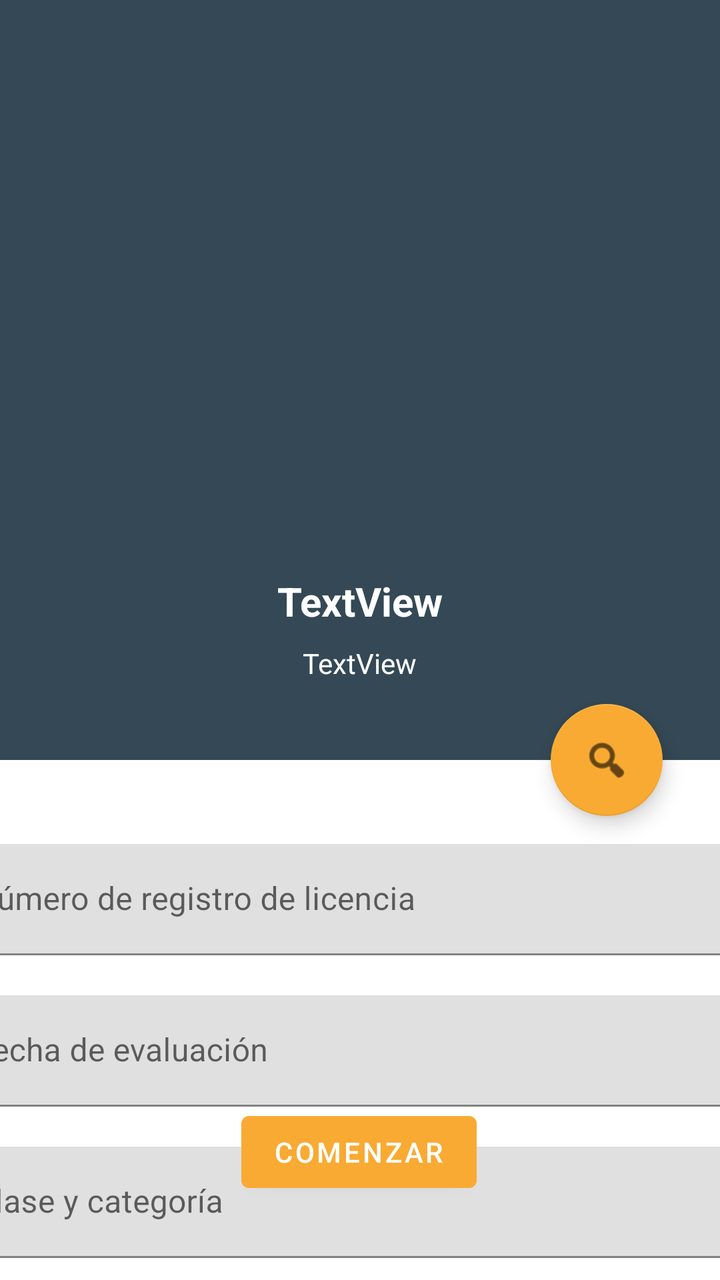
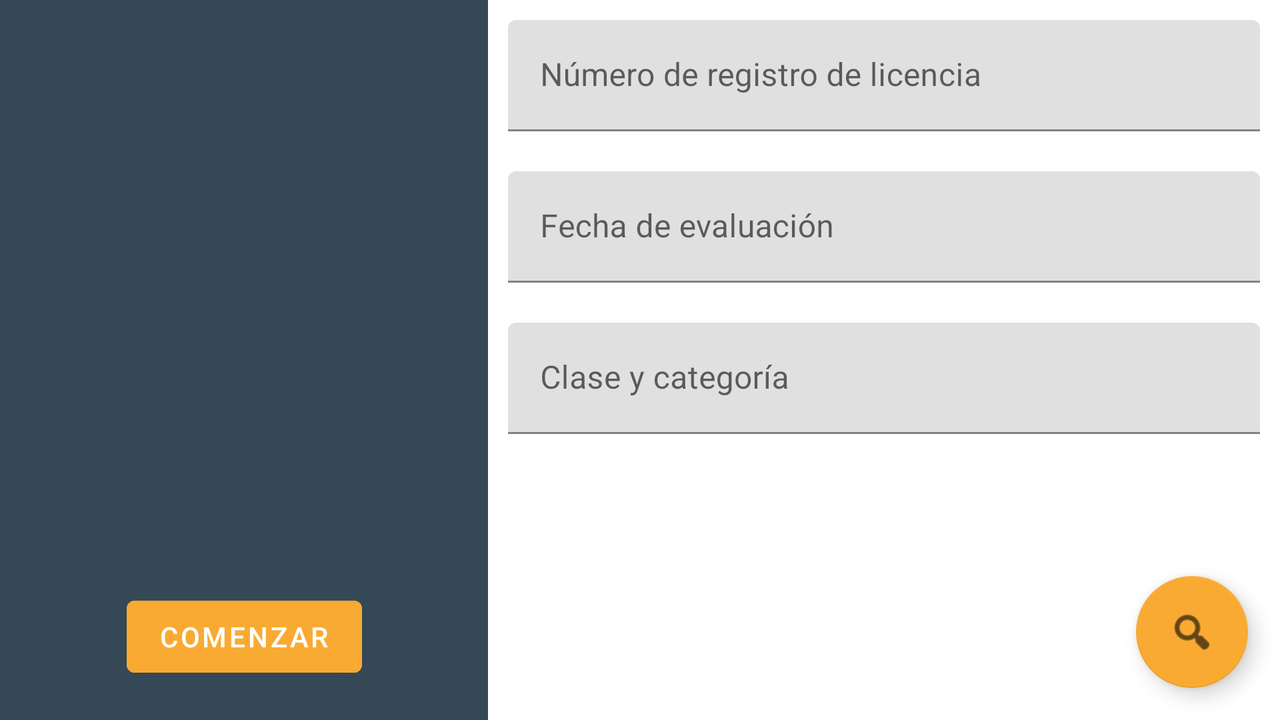

First picture: res/layout/ on a phone held upright. Second picture: the repository's own variant of that layout, on a device whose configuration matches the variant's folder. Source for both follows.
<!-- AndroidManifest.xml: application theme Theme.AMISVP -->
<!-- res/layout/activity_candidate.xml -->
<?xml version="1.0" encoding="utf-8"?>
<androidx.constraintlayout.widget.ConstraintLayout xmlns:android="http://schemas.android.com/apk/res/android"
    xmlns:app="http://schemas.android.com/apk/res-auto"
    xmlns:tools="http://schemas.android.com/tools"
    android:layout_width="match_parent"
    android:layout_height="match_parent"
    android:noHistory="true"
    tools:context=".CandidateActivity">

    <androidx.constraintlayout.widget.ConstraintLayout
        android:layout_width="0dp"
        android:layout_height="0dp"
        android:background="@color/primaryColor"
        app:layout_constraintBottom_toTopOf="@+id/guideline4"
        app:layout_constraintEnd_toEndOf="parent"
        app:layout_constraintStart_toStartOf="parent"
        app:layout_constraintTop_toTopOf="parent">

    </androidx.constraintlayout.widget.ConstraintLayout>

    <ImageView
        android:id="@+id/candidate_imageView"
        android:layout_width="231dp"
        android:layout_height="231dp"
        android:layout_marginTop="32dp"
        android:layout_marginBottom="16dp"
        app:layout_constraintBottom_toTopOf="@+id/fullNameTextView"
        app:layout_constraintDimensionRatio="w,4:3"
        app:layout_constraintEnd_toEndOf="@+id/fullNameTextView"
        app:layout_constraintStart_toStartOf="@+id/fullNameTextView"
        app:layout_constraintTop_toTopOf="parent"
        app:layout_constraintVertical_bias="0.52"
        tools:srcCompat="@tools:sample/avatars" />

    <TextView
        android:id="@+id/tokenTextView"
        android:layout_width="wrap_content"
        android:layout_height="wrap_content"
        android:layout_marginTop="8dp"
        android:text="TextView"
        android:textColor="@color/primaryTextColor"
        app:layout_constraintEnd_toEndOf="@+id/fullNameTextView"
        app:layout_constraintHorizontal_bias="0.481"
        app:layout_constraintStart_toStartOf="@+id/fullNameTextView"
        app:layout_constraintTop_toBottomOf="@+id/fullNameTextView" />

    <TextView
        android:id="@+id/fullNameTextView"
        android:layout_width="wrap_content"
        android:layout_height="wrap_content"
        android:layout_marginTop="8dp"
        android:text="TextView"
        android:textColor="@color/primaryTextColor"
        android:textSize="20sp"
        android:textStyle="bold"
        app:layout_constraintBottom_toTopOf="@+id/tokenTextView"
        app:layout_constraintEnd_toEndOf="parent"
        app:layout_constraintStart_toStartOf="parent"
        app:layout_constraintTop_toBottomOf="@+id/candidate_imageView" />

    <androidx.constraintlayout.widget.Guideline
        android:id="@+id/guideline4"
        android:layout_width="wrap_content"
        android:layout_height="wrap_content"
        android:orientation="horizontal"
        app:layout_constraintGuide_begin="380dp" />

    <androidx.constraintlayout.widget.Barrier
        android:id="@+id/horizontal_barrier"
        android:layout_width="wrap_content"
        android:layout_height="wrap_content"
        app:barrierDirection="top"
        app:constraint_referenced_ids="confirm_button,guideline4"
        tools:layout_editor_absoluteY="761dp" />

    <Button
        android:id="@+id/confirm_button"
        android:layout_width="wrap_content"
        android:layout_height="wrap_content"
        android:layout_marginBottom="40dp"
        android:backgroundTint="@color/secondaryColor"
        android:text="@string/candidate_main_button"
        app:layout_constraintBottom_toBottomOf="parent"
        app:layout_constraintEnd_toEndOf="parent"
        app:layout_constraintHorizontal_bias="0.498"
        app:layout_constraintStart_toStartOf="parent"
        android:onClick="confirm_onClick"/>

    <com.google.android.material.textfield.TextInputLayout
        android:id="@+id/license_textinput"
        android:layout_width="439dp"
        android:layout_height="wrap_content"
        android:layout_marginTop="32dp"
        android:hint="Número de registro de licencia"
        app:layout_constraintBottom_toTopOf="@+id/evaluationdate_textinput"
        app:layout_constraintEnd_toEndOf="parent"
        app:layout_constraintStart_toStartOf="parent"
        app:layout_constraintTop_toTopOf="@+id/guideline4">

        <com.google.android.material.textfield.TextInputEditText
            android:layout_width="match_parent"
            android:layout_height="wrap_content"
            android:layout_margin="10dp"
            android:layout_marginHorizontal="15dp"
            android:editable="false" />
    </com.google.android.material.textfield.TextInputLayout>

    <com.google.android.material.textfield.TextInputLayout
        android:id="@+id/evaluationdate_textinput"
        android:layout_width="439dp"
        android:layout_height="wrap_content"
        android:hint="Fecha de evaluación"
        app:layout_constraintBottom_toTopOf="@+id/category_textinput"
        app:layout_constraintEnd_toEndOf="parent"
        app:layout_constraintStart_toStartOf="parent"
        app:layout_constraintTop_toBottomOf="@+id/license_textinput">

        <com.google.android.material.textfield.TextInputEditText
            android:layout_width="match_parent"
            android:layout_height="wrap_content"
            android:layout_margin="10dp"
            android:editable="false" />
    </com.google.android.material.textfield.TextInputLayout>

    <com.google.android.material.floatingactionbutton.FloatingActionButton
        android:id="@+id/searchFloatingButton"
        android:layout_width="wrap_content"
        android:layout_height="wrap_content"
        android:clickable="true"
        android:onClick="searchByToken_onClick"
        app:layout_constraintBottom_toTopOf="@+id/guideline4"
        app:layout_constraintEnd_toEndOf="parent"
        app:layout_constraintHorizontal_bias="0.906"
        app:layout_constraintStart_toStartOf="parent"
        app:layout_constraintTop_toTopOf="@+id/guideline4"
        app:srcCompat="@android:drawable/ic_menu_search" />

    <com.google.android.material.textfield.TextInputLayout
        android:id="@+id/category_textinput"
        android:layout_width="439dp"
        android:layout_height="wrap_content"
        android:hint="Clase y categoría"
        app:layout_constraintEnd_toEndOf="parent"
        app:layout_constraintStart_toStartOf="parent"
        app:layout_constraintTop_toBottomOf="@+id/evaluationdate_textinput">

        <com.google.android.material.textfield.TextInputEditText
            android:layout_width="match_parent"
            android:layout_height="wrap_content"
            android:layout_margin="10dp"
            android:editable="false" />
    </com.google.android.material.textfield.TextInputLayout>

</androidx.constraintlayout.widget.ConstraintLayout>
<!-- resources referenced by this layout -->
<resources>
  <color name="primaryColor">#344955</color>
  <color name="primaryTextColor">#ffffff</color>
  <color name="secondaryColor">#f9aa33</color>
  <string name="candidate_main_button">Comenzar</string>
  <style name="Theme.AMISVP" parent="Theme.MaterialComponents.DayNight.NoActionBar">
          
          <item name="colorPrimary">@color/primaryColor</item>
          <item name="colorPrimaryVariant">@color/primaryLightColor</item>
          <item name="colorOnPrimary">@color/primaryTextColor</item>
          
          <item name="colorSecondary">@color/secondaryColor</item>
          <item name="colorSecondaryVariant">@color/secondaryLightColor</item>
          <item name="colorOnSecondary">@color/secondaryTextColor</item>
          
          <item name="android:statusBarColor" tools:targetApi="l">?attr/colorPrimaryVariant</item>
          
      </style>
  <color name="primaryLightColor">#5f7481</color>
  <color name="secondaryLightColor">#ffdc65</color>
  <color name="secondaryTextColor">#000000</color>
</resources>
<!-- res/layout-land/activity_candidate.xml (the repository's variant of the layout above) -->
<!-- drawn on the phone turned sideways -->
<?xml version="1.0" encoding="utf-8"?>
<androidx.constraintlayout.widget.ConstraintLayout xmlns:android="http://schemas.android.com/apk/res/android"
    xmlns:app="http://schemas.android.com/apk/res-auto"
    xmlns:tools="http://schemas.android.com/tools"
    android:layout_width="match_parent"
    android:layout_height="match_parent"
    android:noHistory="true"
    tools:context=".CandidateActivity">

    <androidx.constraintlayout.widget.ConstraintLayout
        android:layout_width="0dp"
        android:layout_height="0dp"
        android:background="@color/primaryColor"
        app:layout_constraintBottom_toBottomOf="parent"
        app:layout_constraintEnd_toStartOf="@+id/guideline2"
        app:layout_constraintStart_toStartOf="parent"
        app:layout_constraintTop_toTopOf="parent">

        <ImageView
            android:id="@+id/candidate_imageView"
            android:layout_width="179dp"
            android:layout_height="185dp"
            app:layout_constraintBottom_toTopOf="@+id/fullNameTextView"
            app:layout_constraintEnd_toEndOf="parent"
            app:layout_constraintHorizontal_bias="0.503"
            app:layout_constraintStart_toStartOf="parent"
            app:layout_constraintTop_toTopOf="parent"
            tools:srcCompat="@tools:sample/avatars" />

        <Button
            android:id="@+id/confirm_button"
            android:layout_width="wrap_content"
            android:layout_height="wrap_content"
            android:layout_marginTop="8dp"
            android:layout_marginBottom="8dp"
            android:backgroundTint="@color/secondaryColor"
            android:text="@string/candidate_main_button"
            app:layout_constraintBottom_toBottomOf="parent"
            app:layout_constraintEnd_toEndOf="parent"
            app:layout_constraintStart_toStartOf="parent"
            app:layout_constraintTop_toBottomOf="@+id/tokenTextView"
            android:onClick="confirm_onClick"/>

        <TextView
            android:id="@+id/tokenTextView"
            android:layout_width="wrap_content"
            android:layout_height="wrap_content"
            android:layout_marginTop="8dp"
            android:text="TextView"
            android:textColor="@color/primaryTextColor"
            android:textSize="14sp"
            android:textStyle="bold"
            app:layout_constraintBottom_toTopOf="@+id/confirm_button"
            app:layout_constraintEnd_toEndOf="@+id/fullNameTextView"
            app:layout_constraintStart_toStartOf="@+id/fullNameTextView"
            app:layout_constraintTop_toBottomOf="@+id/fullNameTextView" />

        <TextView
            android:id="@+id/fullNameTextView"
            android:layout_width="wrap_content"
            android:layout_height="wrap_content"
            android:layout_marginStart="126dp"
            android:layout_marginTop="8dp"
            android:layout_marginEnd="125dp"
            android:text="TextView"
            android:textColor="@color/primaryTextColor"
            android:textSize="20sp"
            android:textStyle="bold"
            app:layout_constraintBottom_toTopOf="@+id/tokenTextView"
            app:layout_constraintEnd_toEndOf="parent"
            app:layout_constraintStart_toStartOf="parent"
            app:layout_constraintTop_toBottomOf="@+id/candidate_imageView" />
    </androidx.constraintlayout.widget.ConstraintLayout>

    <androidx.constraintlayout.widget.Guideline
        android:id="@+id/guideline2"
        android:layout_width="wrap_content"
        android:layout_height="wrap_content"
        android:layout_marginStart="366dp"
        android:layout_marginEnd="365dp"
        android:orientation="vertical"
        app:layout_constraintEnd_toEndOf="parent"
        app:layout_constraintGuide_end="396dp"
        app:layout_constraintHorizontal_bias="0.58"
        app:layout_constraintStart_toStartOf="parent" />

    <androidx.constraintlayout.widget.Barrier
        android:id="@+id/vertical_barrier"
        android:layout_width="wrap_content"
        android:layout_height="wrap_content"
        android:layout_marginStart="731dp"
        app:barrierDirection="left"
        app:layout_constraintEnd_toEndOf="parent"
        app:layout_constraintStart_toStartOf="parent" />

    <com.google.android.material.textfield.TextInputLayout
        android:id="@+id/license_textinput"
        android:layout_width="0dp"
        android:layout_height="wrap_content"
        android:hint="Número de registro de licencia"
        app:layout_constraintBottom_toTopOf="@+id/evaluationdate_textinput"
        app:layout_constraintEnd_toEndOf="parent"
        app:layout_constraintStart_toEndOf="@+id/candidate_imageView"
        app:layout_constraintStart_toStartOf="@+id/guideline2"
        app:layout_constraintTop_toTopOf="@+id/candidate_imageView">

        <com.google.android.material.textfield.TextInputEditText
            android:layout_width="match_parent"
            android:layout_height="wrap_content"
            android:layout_margin="10dp"
            android:editable="false" />
    </com.google.android.material.textfield.TextInputLayout>

    <com.google.android.material.textfield.TextInputLayout
        android:id="@+id/evaluationdate_textinput"
        android:layout_width="0dp"
        android:layout_height="wrap_content"
        android:hint="Fecha de evaluación"
        app:layout_constraintBottom_toTopOf="@+id/category_textinput"
        app:layout_constraintEnd_toEndOf="parent"
        app:layout_constraintStart_toStartOf="@+id/guideline2">

        <com.google.android.material.textfield.TextInputEditText
            android:layout_width="match_parent"
            android:layout_height="wrap_content"
            android:layout_margin="10dp"
            android:editable="false" />
    </com.google.android.material.textfield.TextInputLayout>

    <com.google.android.material.textfield.TextInputLayout
        android:id="@+id/category_textinput"
        android:layout_width="0dp"
        android:layout_height="wrap_content"
        android:hint="Clase y categoría"
        app:layout_constraintEnd_toEndOf="parent"
        app:layout_constraintStart_toStartOf="@+id/guideline2"
        app:layout_constraintTop_toBottomOf="@+id/evaluationdate_textinput">

        <com.google.android.material.textfield.TextInputEditText
            android:layout_width="match_parent"
            android:layout_height="wrap_content"
            android:layout_margin="10dp"
            android:editable="false" />
    </com.google.android.material.textfield.TextInputLayout>

    <com.google.android.material.floatingactionbutton.FloatingActionButton
        android:id="@+id/searchFloatingButtonLand"
        android:layout_width="wrap_content"
        android:layout_height="wrap_content"
        android:layout_marginEnd="16dp"
        android:layout_marginBottom="16dp"
        android:clickable="true"
        android:onClick="searchByToken_onClick"
        app:layout_constraintBottom_toBottomOf="parent"
        app:layout_constraintEnd_toEndOf="parent"
        app:srcCompat="@android:drawable/ic_menu_search" />

</androidx.constraintlayout.widget.ConstraintLayout>
